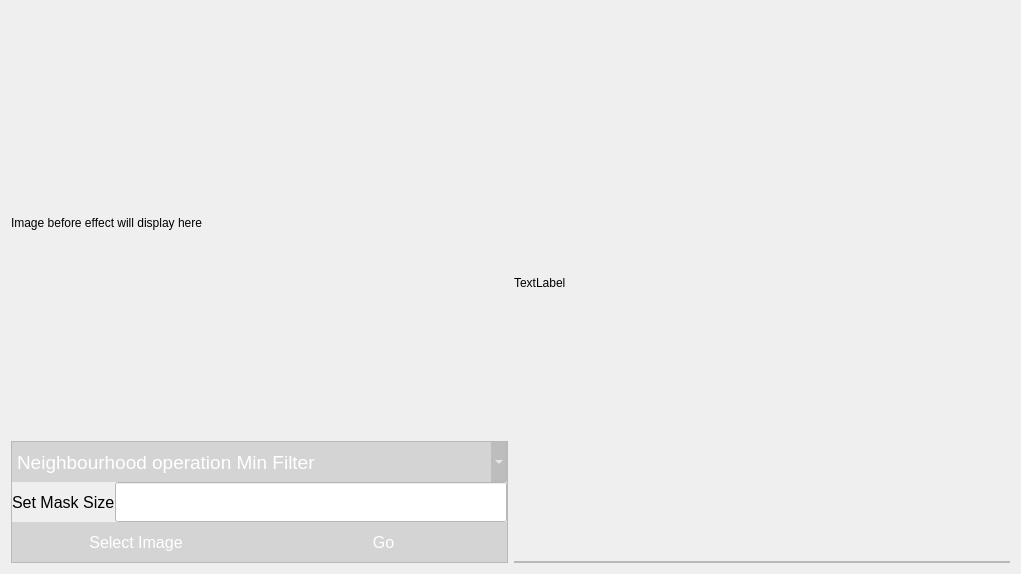
<?xml version="1.0" encoding="UTF-8"?>
<ui version="4.0">
 <class>Form</class>
 <widget class="QWidget" name="Form">
  <property name="geometry">
   <rect>
    <x>0</x>
    <y>0</y>
    <width>1021</width>
    <height>574</height>
   </rect>
  </property>
  <property name="windowTitle">
   <string>Form</string>
  </property>
  <property name="styleSheet">
   <string notr="true">QPushButton,QComboBox{
	color: rgb(255, 255, 255);
	background-color: rgba(34, 34, 34, 34);
	border: 0px solid; 
}
QPushButton:hover,QComboBox:hover{
	background-color: rgb(230,4,64);
}
</string>
  </property>
  <layout class="QHBoxLayout" name="horizontalLayout_4" stretch="1,1">
   <item>
    <layout class="QVBoxLayout" name="verticalLayout_2" stretch="1,0">
     <item>
      <widget class="QLabel" name="image_before_lbl">
       <property name="maximumSize">
        <size>
         <width>700</width>
         <height>700</height>
        </size>
       </property>
       <property name="text">
        <string>Image before effect will display here</string>
       </property>
       <property name="scaledContents">
        <bool>true</bool>
       </property>
      </widget>
     </item>
     <item alignment="Qt::AlignBottom">
      <widget class="QFrame" name="frame">
       <property name="styleSheet">
        <string notr="true">QPushButton,QComboBox{
	color: rgb(255, 255, 255);
	background-color: rgba(34, 34, 34, 34);
	border: 0px solid; 
}
QPushButton:hover,QComboBox:hover{
	background-color: rgb(230,4,64);
}
</string>
       </property>
       <property name="frameShape">
        <enum>QFrame::StyledPanel</enum>
       </property>
       <property name="frameShadow">
        <enum>QFrame::Raised</enum>
       </property>
       <layout class="QGridLayout" name="gridLayout">
        <property name="leftMargin">
         <number>0</number>
        </property>
        <property name="topMargin">
         <number>0</number>
        </property>
        <property name="rightMargin">
         <number>0</number>
        </property>
        <property name="bottomMargin">
         <number>0</number>
        </property>
        <property name="spacing">
         <number>0</number>
        </property>
        <item row="0" column="0">
         <layout class="QVBoxLayout" name="verticalLayout">
          <item>
           <widget class="QComboBox" name="operation_com">
            <property name="minimumSize">
             <size>
              <width>40</width>
              <height>40</height>
             </size>
            </property>
            <property name="font">
             <font>
              <pointsize>14</pointsize>
             </font>
            </property>
            <item>
             <property name="text">
              <string>Neighbourhood operation Min Filter</string>
             </property>
            </item>
            <item>
             <property name="text">
              <string>Neighbourhood operation Max Filter</string>
             </property>
            </item>
            <item>
             <property name="text">
              <string>Neighbourhood operation Mean Filter</string>
             </property>
            </item>
            <item>
             <property name="text">
              <string>Neighbourhood operation Median Filter</string>
             </property>
            </item>
            <item>
             <property name="text">
              <string>Smoothing Average operation</string>
             </property>
            </item>
            <item>
             <property name="text">
              <string>Smoothing Weighted Average operation</string>
             </property>
            </item>
            <item>
             <property name="text">
              <string>Smoothing median filtering</string>
             </property>
            </item>
            <item>
             <property name="text">
              <string>laplacian filter</string>
             </property>
            </item>
            <item>
             <property name="text">
              <string>outlier method</string>
             </property>
            </item>
            <item>
             <property name="text">
              <string>image averaging</string>
             </property>
            </item>
            <item>
             <property name="text">
              <string>Adaptive</string>
             </property>
            </item>
            <item>
             <property name="text">
              <string>notch filter</string>
             </property>
            </item>
           </widget>
          </item>
          <item>
           <layout class="QHBoxLayout" name="horizontalLayout_3">
            <item>
             <widget class="QLabel" name="label_2">
              <property name="minimumSize">
               <size>
                <width>40</width>
                <height>40</height>
               </size>
              </property>
              <property name="font">
               <font>
                <pointsize>12</pointsize>
               </font>
              </property>
              <property name="text">
               <string>Set Mask Size</string>
              </property>
             </widget>
            </item>
            <item>
             <widget class="QLineEdit" name="mask_size_line">
              <property name="minimumSize">
               <size>
                <width>40</width>
                <height>40</height>
               </size>
              </property>
              <property name="font">
               <font>
                <pointsize>14</pointsize>
               </font>
              </property>
              <property name="styleSheet">
               <string notr="true">color: rgb(255, 0, 0);
background-color: rgb(255, 255, 255);</string>
              </property>
              <property name="text">
               <string/>
              </property>
             </widget>
            </item>
           </layout>
          </item>
          <item>
           <layout class="QHBoxLayout" name="horizontalLayout_2">
            <item>
             <widget class="QPushButton" name="choose_image_btn">
              <property name="minimumSize">
               <size>
                <width>40</width>
                <height>40</height>
               </size>
              </property>
              <property name="font">
               <font>
                <pointsize>12</pointsize>
               </font>
              </property>
              <property name="text">
               <string>Select Image</string>
              </property>
             </widget>
            </item>
            <item>
             <widget class="QPushButton" name="go_btn">
              <property name="minimumSize">
               <size>
                <width>40</width>
                <height>40</height>
               </size>
              </property>
              <property name="font">
               <font>
                <pointsize>12</pointsize>
               </font>
              </property>
              <property name="text">
               <string>Go</string>
              </property>
             </widget>
            </item>
           </layout>
          </item>
         </layout>
        </item>
       </layout>
      </widget>
     </item>
    </layout>
   </item>
   <item>
    <layout class="QVBoxLayout" name="verticalLayout_4" stretch="1,0">
     <item>
      <widget class="QLabel" name="image_after_lbl">
       <property name="maximumSize">
        <size>
         <width>700</width>
         <height>700</height>
        </size>
       </property>
       <property name="text">
        <string>TextLabel</string>
       </property>
       <property name="scaledContents">
        <bool>true</bool>
       </property>
      </widget>
     </item>
     <item alignment="Qt::AlignBottom">
      <widget class="QFrame" name="frame_2">
       <property name="frameShape">
        <enum>QFrame::StyledPanel</enum>
       </property>
       <property name="frameShadow">
        <enum>QFrame::Raised</enum>
       </property>
       <layout class="QVBoxLayout" name="verticalLayout_3">
        <property name="spacing">
         <number>0</number>
        </property>
        <property name="leftMargin">
         <number>0</number>
        </property>
        <property name="topMargin">
         <number>0</number>
        </property>
        <property name="rightMargin">
         <number>0</number>
        </property>
        <property name="bottomMargin">
         <number>0</number>
        </property>
       </layout>
      </widget>
     </item>
    </layout>
   </item>
  </layout>
 </widget>
 <resources/>
 <connections/>
</ui>
